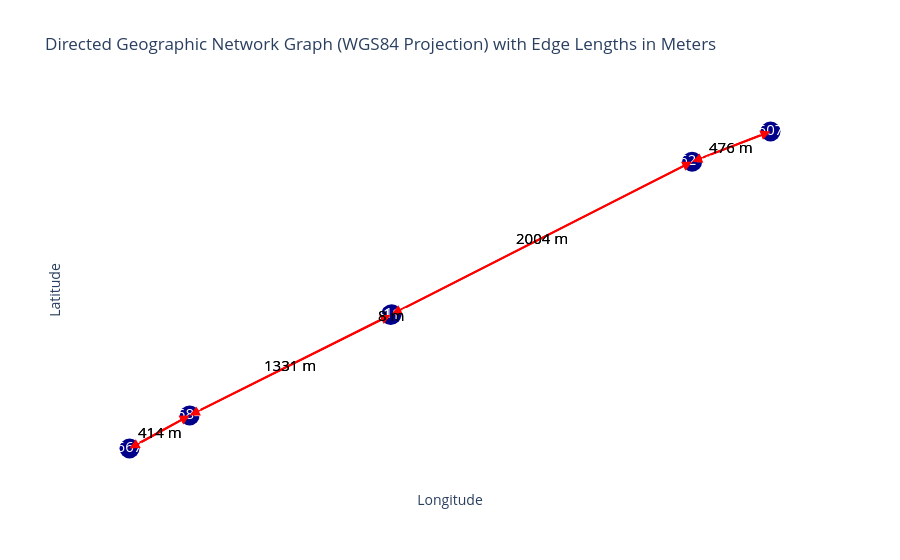

Source (notebook cell):
### Code cell
import opentnsim.graph.mixins as graph_module
graph_module.plot_graph(sub_FG_test)

### Figure 1 — Plotly figure (JSON) as saved in the notebook; plotly's stock layout.template omitted (floating-point values rounded to 4 significant figures)
{"data": [{"hoverinfo": "none", "line": {"color": "red", "width": 2}, "mode": "lines", "type": "scatter", "x": [4.408, 4.408], "y": [51.69, 51.69]}, {"hoverinfo": "none", "line": {"color": "red", "width": 2}, "mode": "lines", "type": "scatter", "x": [4.408, 4.393], "y": [51.69, 51.68]}, {"hoverinfo": "none", "line": {"color": "red", "width": 2}, "mode": "lines", "type": "scatter", "x": [4.408, 4.408], "y": [51.69, 51.69]}, {"hoverinfo": "none", "line": {"color": "red", "width": 2}, "mode": "lines", "type": "scatter", "x": [4.408, 4.43], "y": [51.69, 51.7]}, {"hoverinfo": "none", "line": {"color": "red", "width": 2}, "mode": "lines", "type": "scatter", "x": [4.43, 4.436], "y": [51.7, 51.7]}, {"hoverinfo": "none", "line": {"color": "red", "width": 2}, "mode": "lines", "type": "scatter", "x": [4.43, 4.408], "y": [51.7, 51.69]}, {"hoverinfo": "none", "line": {"color": "red", "width": 2}, "mode": "lines", "type": "scatter", "x": [4.388, 4.393], "y": [51.68, 51.68]}, {"hoverinfo": "none", "line": {"color": "red", "width": 2}, "mode": "lines", "type": "scatter", "x": [4.436, 4.43], "y": [51.7, 51.7]}, {"hoverinfo": "none", "line": {"color": "red", "width": 2}, "mode": "lines", "type": "scatter", "x": [4.393, 4.388], "y": [51.68, 51.68]}, {"hoverinfo": "none", "line": {"color": "red", "width": 2}, "mode": "lines", "type": "scatter", "x": [4.393, 4.408], "y": [51.68, 51.69]}, {"hoverinfo": "text", "marker": {"color": "darkblue", "size": 20}, "mode": "markers+text", "text": ["B34113_B", "B34113_A", "8862498", "8866727", "8860743", "8868426"], "textfont": {"color": "white", "size": 15}, "textposition": "middle center", "type": "scatter", "x": [4.408, 4.408, 4.43, 4.388, 4.436, 4.393], "y": [51.69, 51.69, 51.7, 51.68, 51.7, 51.68]}], "layout": {"annotations": [{"arrowcolor": "red", "arrowhead": 2, "arrowsize": 2, "arrowwidth": 1, "ax": 4.408, "axref": "x", "ay": 51.69, "ayref": "y", "showarrow": true, "x": 4.408, "xref": "x", "y": 51.69, "yref": "y"}, {"arrowcolor": "red", "arrowhead": 2, "arrowsize": 2, "arrowwidth": 1, "ax": 4.408, "axref": "x", "ay": 51.69, "ayref": "y", "showarrow": true, "x": 4.393, "xref": "x", "y": 51.68, "yref": "y"}, {"arrowcolor": "red", "arrowhead": 2, "arrowsize": 2, "arrowwidth": 1, "ax": 4.408, "axref": "x", "ay": 51.69, "ayref": "y", "showarrow": true, "x": 4.408, "xref": "x", "y": 51.69, "yref": "y"}, {"arrowcolor": "red", "arrowhead": 2, "arrowsize": 2, "arrowwidth": 1, "ax": 4.408, "axref": "x", "ay": 51.69, "ayref": "y", "showarrow": true, "x": 4.43, "xref": "x", "y": 51.7, "yref": "y"}, {"arrowcolor": "red", "arrowhead": 2, "arrowsize": 2, "arrowwidth": 1, "ax": 4.43, "axref": "x", "ay": 51.7, "ayref": "y", "showarrow": true, "x": 4.436, "xref": "x", "y": 51.7, "yref": "y"}, {"arrowcolor": "red", "arrowhead": 2, "arrowsize": 2, "arrowwidth": 1, "ax": 4.43, "axref": "x", "ay": 51.7, "ayref": "y", "showarrow": true, "x": 4.408, "xref": "x", "y": 51.69, "yref": "y"}, {"arrowcolor": "red", "arrowhead": 2, "arrowsize": 2, "arrowwidth": 1, "ax": 4.388, "axref": "x", "ay": 51.68, "ayref": "y", "showarrow": true, "x": 4.393, "xref": "x", "y": 51.68, "yref": "y"}, {"arrowcolor": "red", "arrowhead": 2, "arrowsize": 2, "arrowwidth": 1, "ax": 4.436, "axref": "x", "ay": 51.7, "ayref": "y", "showarrow": true, "x": 4.43, "xref": "x", "y": 51.7, "yref": "y"}, {"arrowcolor": "red", "arrowhead": 2, "arrowsize": 2, "arrowwidth": 1, "ax": 4.393, "axref": "x", "ay": 51.68, "ayref": "y", "showarrow": true, "x": 4.388, "xref": "x", "y": 51.68, "yref": "y"}, {"arrowcolor": "red", "arrowhead": 2, "arrowsize": 2, "arrowwidth": 1, "ax": 4.393, "axref": "x", "ay": 51.68, "ayref": "y", "showarrow": true, "x": 4.408, "xref": "x", "y": 51.69, "yref": "y"}, {"font": {"color": "black", "size": 15}, "showarrow": false, "text": "8 m", "x": 4.408, "y": 51.69}, {"font": {"color": "black", "size": 15}, "showarrow": false, "text": "1331 m", "x": 4.4, "y": 51.68}, {"font": {"color": "black", "size": 15}, "showarrow": false, "text": "8 m", "x": 4.408, "y": 51.69}, {"font": {"color": "black", "size": 15}, "showarrow": false, "text": "2004 m", "x": 4.419, "y": 51.69}, {"font": {"color": "black", "size": 15}, "showarrow": false, "text": "476 m", "x": 4.433, "y": 51.7}, {"font": {"color": "black", "size": 15}, "showarrow": false, "text": "2004 m", "x": 4.419, "y": 51.69}, {"font": {"color": "black", "size": 15}, "showarrow": false, "text": "414 m", "x": 4.39, "y": 51.68}, {"font": {"color": "black", "size": 15}, "showarrow": false, "text": "476 m", "x": 4.433, "y": 51.7}, {"font": {"color": "black", "size": 15}, "showarrow": false, "text": "414 m", "x": 4.39, "y": 51.68}, {"font": {"color": "black", "size": 15}, "showarrow": false, "text": "1331 m", "x": 4.4, "y": 51.68}], "plot_bgcolor": "white", "showlegend": false, "title": {"text": "Directed Geographic Network Graph (WGS84 Projection) with Edge Lengths in Meters"}, "xaxis": {"showgrid": false, "showticklabels": false, "title": {"text": "Longitude"}, "zeroline": false}, "yaxis": {"showgrid": false, "showticklabels": false, "title": {"text": "Latitude"}, "zeroline": false}}}
